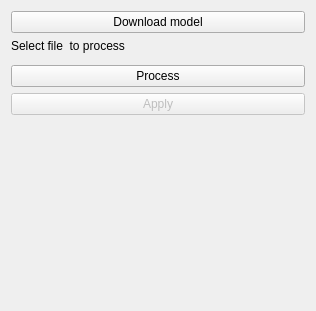
<?xml version="1.0" encoding="UTF-8"?>
<ui version="4.0">
 <class>septum_analysis</class>
 <widget class="qMRMLWidget" name="septum_analysis">
  <property name="geometry">
   <rect>
    <x>0</x>
    <y>0</y>
    <width>316</width>
    <height>311</height>
   </rect>
  </property>
  <layout class="QVBoxLayout" name="verticalLayout">
   <item>
    <widget class="QPushButton" name="downloadModelButton">
     <property name="text">
      <string>Download model</string>
     </property>
    </widget>
   </item>
   <item>
    <widget class="QLabel" name="label">
     <property name="text">
      <string>Select file  to process</string>
     </property>
    </widget>
   </item>
   <item>
    <widget class="ctkPathLineEdit" name="FileButton"/>
   </item>
   <item>
    <widget class="QPushButton" name="ProcessButton">
     <property name="text">
      <string>Process</string>
     </property>
    </widget>
   </item>
   <item>
    <widget class="QPushButton" name="applyButton">
     <property name="enabled">
      <bool>false</bool>
     </property>
     <property name="toolTip">
      <string>Run the algorithm.</string>
     </property>
     <property name="text">
      <string>Apply</string>
     </property>
    </widget>
   </item>
   <item>
    <spacer name="verticalSpacer">
     <property name="orientation">
      <enum>Qt::Vertical</enum>
     </property>
     <property name="sizeHint" stdset="0">
      <size>
       <width>20</width>
       <height>40</height>
      </size>
     </property>
    </spacer>
   </item>
  </layout>
 </widget>
 <customwidgets>
  <customwidget>
   <class>ctkPathLineEdit</class>
   <extends>QWidget</extends>
   <header>ctkPathLineEdit.h</header>
  </customwidget>
  <customwidget>
   <class>qMRMLWidget</class>
   <extends>QWidget</extends>
   <header>qMRMLWidget.h</header>
   <container>1</container>
  </customwidget>
 </customwidgets>
 <resources/>
 <connections/>
</ui>
